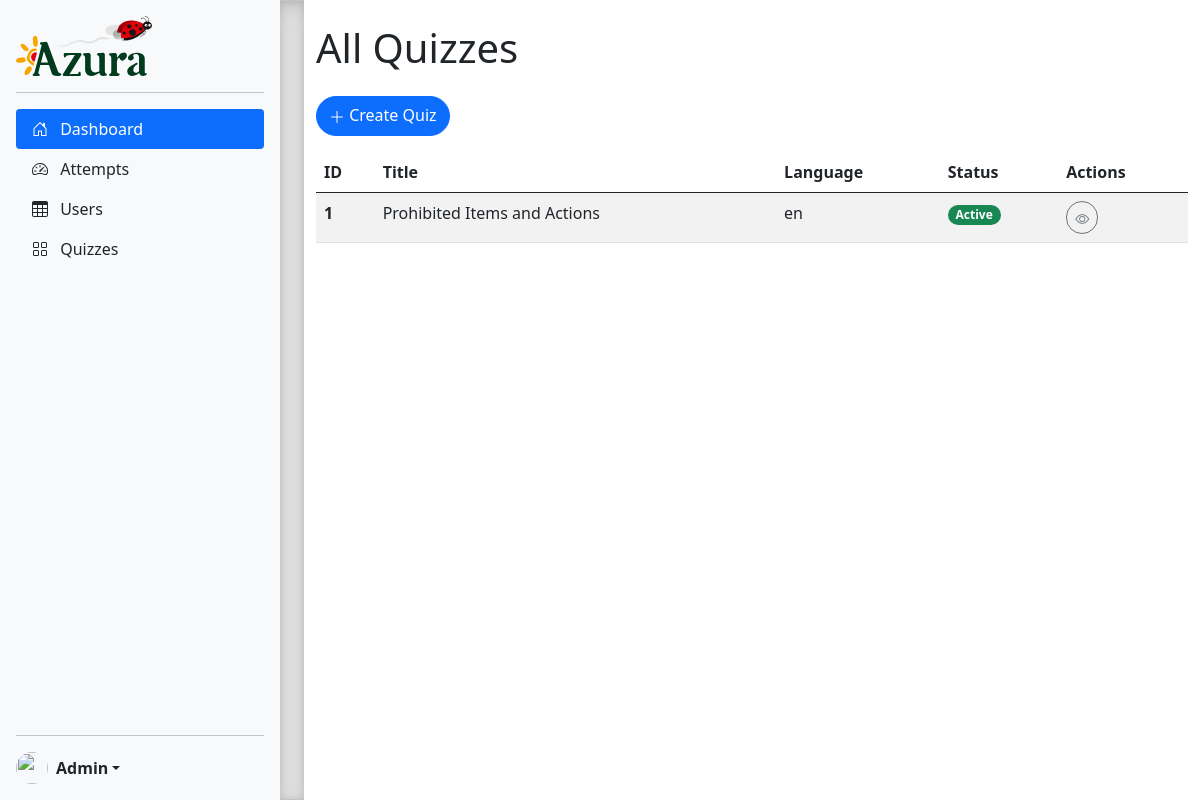
Screenshot of /admin/quizzes (signed in) with the database file from the repository.
### models.py (models this page shows)
class Quiz(db.Model):
    __tablename__ = 'Quizzes'
    id = db.Column(db.Integer, primary_key=True)
    title = db.Column(db.String, nullable=False)
    language = db.Column(db.String, nullable=False)
    is_active = db.Column(db.Boolean, default=False)  # Add this field
    questions = db.relationship("Question", back_populates="quiz")

### admin.py (the view)
@admin_bp.route('/quizzes')
@login_required
def quizzes():
    quizzes = Quiz.query.all()
    return render_template('admin/quizzes.html', quizzes=quizzes)

### app.py (called while the page is built)
@login_manager.user_loader
def load_user(user_id):
    if user_id.startswith('user_'):
        user_id = user_id.replace('user_', '')
        return User.query.get(int(user_id))
    elif user_id.startswith('admin_'):
        admin_id = user_id.replace('admin_', '')
        return Admin.query.get(int(admin_id))
    return None

@app.before_request
def set_default_language():
    if 'language' not in session:
        session['language'] = 'fr'

### templates/admin/quizzes.html
{% extends "admin/sidebar.html" %} {% block title %}All Quizzes{% endblock %} {%
block content %}
<div class="container mt-4">
  <h1 class="mb-4">All Quizzes</h1>
  <a
    href="{{ url_for('admin.create_quiz') }}"
    class="btn btn-primary mb-3 rounded-pill"
  >
    <i class="bi bi-plus-lg"></i> Create Quiz
  </a>
  <div class="table-responsive">
    <table class="table table-striped">
      <thead>
        <tr>
          <th scope="col">ID</th>
          <th scope="col">Title</th>
          <th scope="col">Language</th>
          <th scope="col">Status</th>
          <th scope="col">Actions</th>
        </tr>
      </thead>
      <tbody>
        {% for quiz in quizzes %}
        <tr>
          <th scope="row">{{ quiz.id }}</th>
          <td>{{ quiz.title }}</td>
          <td>{{ quiz.language }}</td>
          <td>
            {% if not quiz.is_active %}
            <form
              action="{{ url_for('admin.set_active_quiz', quiz_id=quiz.id) }}"
              method="post"
              style="display: inline"
            >
              <button
                type="submit"
                class="btn btn-outline-primary btn-sm rounded-pill"
                title="Activate"
              >
                <i class="bi bi-play-circle"></i>
              </button>
            </form>
            {% else %}
            <span class="badge bg-success text-white rounded-pill">Active</span>
            {% endif %}
          </td>
          <td>
            <a
              href="{{ url_for('admin.view_quiz', quiz_id=quiz.id) }}"
              class="btn btn-outline-secondary btn-sm rounded-pill"
              title="View Details"
            >
              <i class="bi bi-eye"></i>
            </a>
          </td>
        </tr>
        {% endfor %}
      </tbody>
    </table>
  </div>
</div>
{% endblock %}

### static/css/sidebars.css (style rules this page uses)
body { min-height: 100vh; min-height: -webkit-fill-available; }
html { height: -webkit-fill-available; }
.bi { vertical-align: -.125em; pointer-events: none; fill: currentColor; }

### rows the page displays
Quiz: id "1", title "Prohibited Items and Actions", language "en", is_active "Active"
